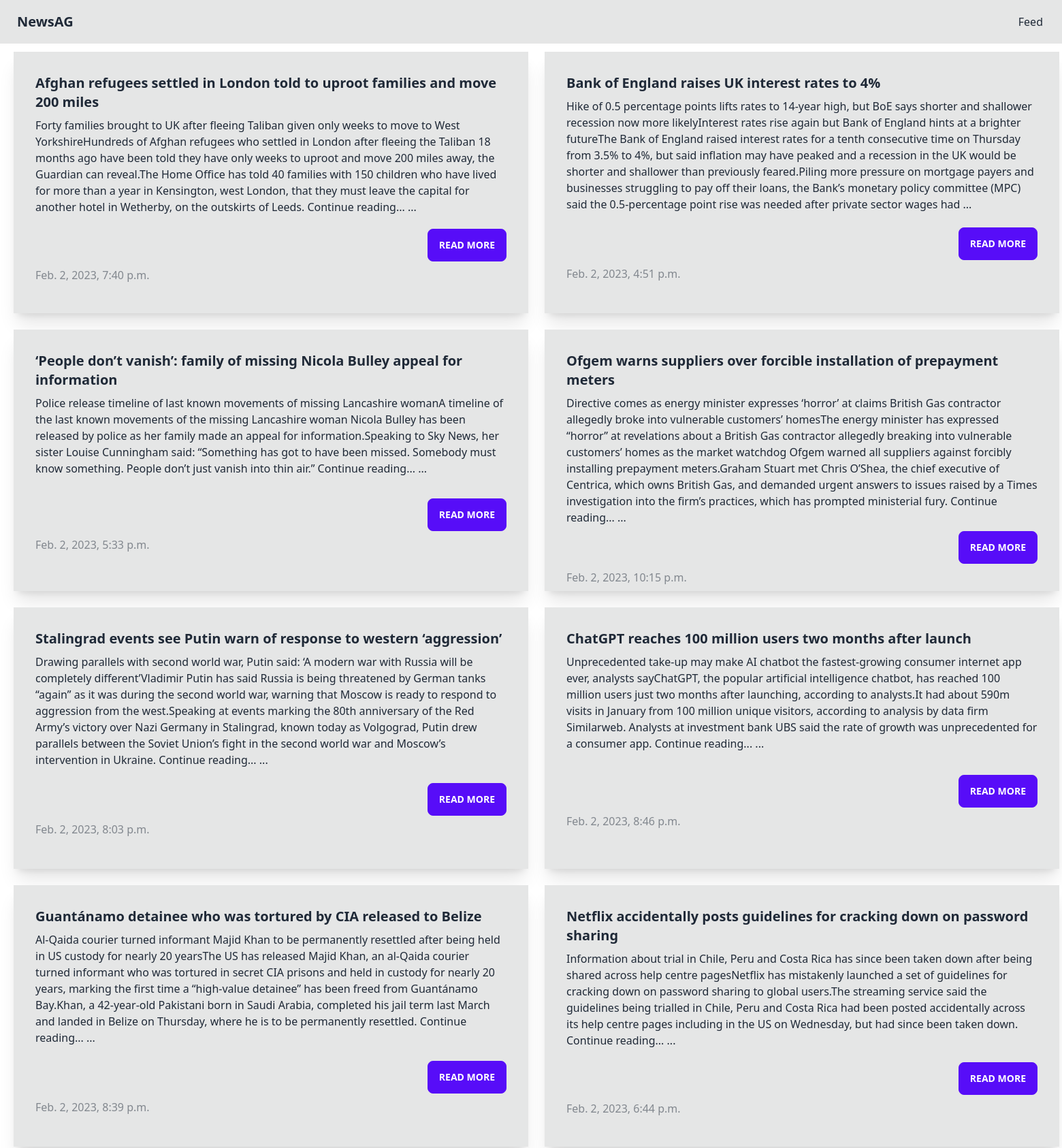
The page / (upper part) on the database its author committed.
### news/models.py (models this page shows, shortened)
class Article(models.Model):
    feed = models.ForeignKey(Feed, on_delete=models.CASCADE)
    title = models.CharField(max_length=200)
    url = models.URLField()
    description = models.TextField()
    publication_date = models.DateTimeField()

### news/views.py (the view)
# urls.py: re_path(r'^$', views.article_list, name='articles_list'),
def article_list(request):
    articles = Article.objects.all()
    rows = [articles[x:x+1] for x in range(0, len(articles), 1)]
    return render(request, 'news/articles_list.html', {'rows': rows})

### news/templates/news/articles_list.html (shortened to what this page needs)
{% extends 'news/base.html' %} {% block content %}
<div class="grid w-screen grid-cols-1 lg:grid-cols-2 mx-2">
  {% for row in rows %}
  <div className="card rounded-lg  ">
    {% for entry in row %}
    <div class="card-body shadow-xl h-96 bg-base-300 m-3">
      <h2 class="card-title">{{entry.title}}</h2>
      <p class="text-ellipsis">{{entry.description | safe}}</p>
      <div class="card-actions justify-end">
        <a href="{{entry.url}} " c target="_blank" class="btn btn-primary"
          >Read more</a
        >
      </div>
      <p class="card-subtitle text-base-content text-opacity-50">
        {{entry.publication_date}}
      </p>
    </div>
    {% endfor %}
  </div>
  {% endfor %} {% endblock %}

### rows shown on the page
Article: title "Afghan refugees settled in London told to uproot families and move 200 miles", description "Forty families brought to UK after fleeing Taliban given only weeks to move to West YorkshireHundreds of Afghan refugees who settled in London after fleeing the Taliban 18 months ago have been told they have only weeks to uproot and move 200 miles away, the Guardian can reveal.The Home Office has told 40 families with 150 children who have lived for more than a year in Kensington, west London, that they must leave the capital for another hotel in Wetherby, on the outskirts of Leeds. Continue reading... ...", publication_date "Feb. 2, 2023, 7:40 p.m."
Article: title "Bank of England raises UK interest rates to 4%", description "Hike of 0.5 percentage points lifts rates to 14-year high, but BoE says shorter and shallower recession now more likelyInterest rates rise again but Bank of England hints at a brighter futureThe Bank of England raised interest rates for a tenth consecutive time on Thursday from 3.5% to 4%, but said inflation may have peaked and a recession in the UK would be shorter and shallower than previously feared.Piling more pressure on mortgage payers and businesses struggling to pay off their loans, the Bank’s monetary policy committee (MPC) said the 0.5-percentage point rise was needed after private sector wages had ...", publication_date "Feb. 2, 2023, 4:51 p.m."
Article: title "‘People don’t vanish’: family of missing Nicola Bulley appeal for information", description "Police release timeline of last known movements of missing Lancashire womanA timeline of the last known movements of the missing Lancashire woman Nicola Bulley has been released by police as her family made an appeal for information.Speaking to Sky News, her sister Louise Cunningham said: “Something has got to have been missed. Somebody must know something. People don’t just vanish into thin air.” Continue reading... ...", publication_date "Feb. 2, 2023, 5:33 p.m."
Article: title "Ofgem warns suppliers over forcible installation of prepayment meters", description "Directive comes as energy minister expresses ‘horror’ at claims British Gas contractor allegedly broke into vulnerable customers’ homesThe energy minister has expressed “horror” at revelations about a British Gas contractor allegedly breaking into vulnerable customers’ homes as the market watchdog Ofgem warned all suppliers against forcibly installing prepayment meters.Graham Stuart met Chris O’Shea, the chief executive of Centrica, which owns British Gas, and demanded urgent answers to issues raised by a Times investigation into the firm’s practices, which has prompted ministerial fury. Continue reading... ...", publication_date "Feb. 2, 2023, 10:15 p.m."
Article: title "Stalingrad events see Putin warn of response to western ‘aggression’", description "Drawing parallels with second world war, Putin said: ‘A modern war with Russia will be completely different’Vladimir Putin has said Russia is being threatened by German tanks “again” as it was during the second world war, warning that Moscow is ready to respond to aggression from the west.Speaking at events marking the 80th anniversary of the Red Army’s victory over Nazi Germany in Stalingrad, known today as Volgograd, Putin drew parallels between the Soviet Union’s fight in the second world war and Moscow’s intervention in Ukraine. Continue reading... ...", publication_date "Feb. 2, 2023, 8:03 p.m."
Article: title "ChatGPT reaches 100 million users two months after launch", description "Unprecedented take-up may make AI chatbot the fastest-growing consumer internet app ever, analysts sayChatGPT, the popular artificial intelligence chatbot, has reached 100 million users just two months after launching, according to analysts.It had about 590m visits in January from 100 million unique visitors, according to analysis by data firm Similarweb. Analysts at investment bank UBS said the rate of growth was unprecedented for a consumer app. Continue reading... ...", publication_date "Feb. 2, 2023, 8:46 p.m."
Article: title "Guantánamo detainee who was tortured by CIA released to Belize", description "Al-Qaida courier turned informant Majid Khan to be permanently resettled after being held in US custody for nearly 20 yearsThe US has released Majid Khan, an al-Qaida courier turned informant who was tortured in secret CIA prisons and held in custody for nearly 20 years, marking the first time a “high-value detainee” has been freed from Guantánamo Bay.Khan, a 42-year-old Pakistani born in Saudi Arabia, completed his jail term last March and landed in Belize on Thursday, where he is to be permanently resettled. Continue reading... ...", publication_date "Feb. 2, 2023, 8:39 p.m."
Article: title "Netflix accidentally posts guidelines for cracking down on password sharing", description "Information about trial in Chile, Peru and Costa Rica has since been taken down after being shared across help centre pagesNetflix has mistakenly launched a set of guidelines for cracking down on password sharing to global users.The streaming service said the guidelines being trialled in Chile, Peru and Costa Rica had been posted accidentally across its help centre pages including in the US on Wednesday, but had since been taken down. Continue reading... ...", publication_date "Feb. 2, 2023, 6:44 p.m."
